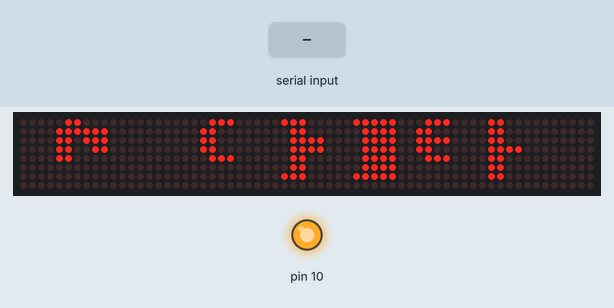
Bench run of a sketch on a simulated Arduino Uno, built with avr-gcc and run on an emulated ATmega328P. Parts: 64×8 LED matrix, output pins drawn as LEDs (lit = HIGH). Wiring (inferred from the names in the program): 8 × MAX7219 LED driver (orientation assumed): CS pin 8. The test bench sets the inputs (shaded band). Pins used as bus, display or sensor lines are not drawn; what the sketch prints to the serial monitor is not drawn.

Above: at 11.0 s.
11.1 s: byte 10 ('\n') received over Serial
At 15.92 s:
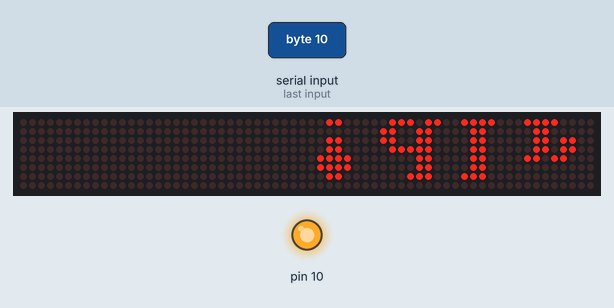
17.7 s: "0\n" received over Serial
At 18.99 s:
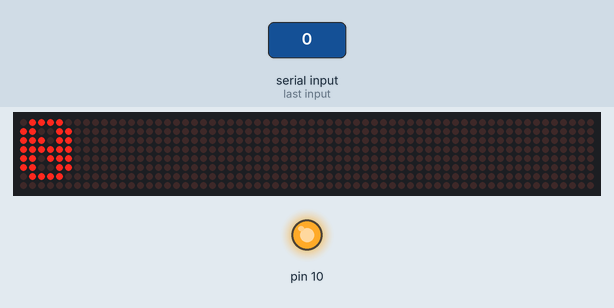
20.1 s: "2\n" received over Serial
At 22.06 s:
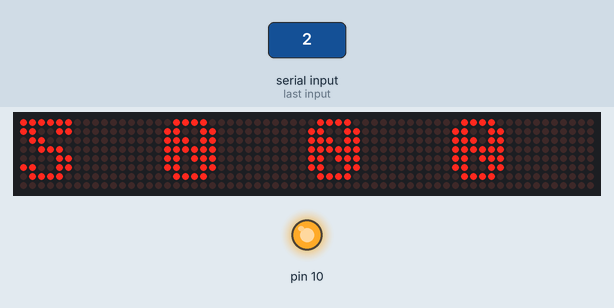
22.3 s: byte 10 ('\n') received over Serial
At 24.11 s:
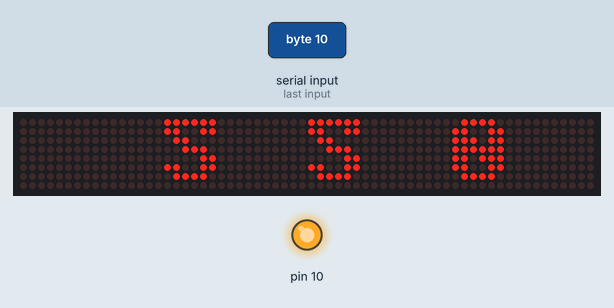
24.7 s: "1\n" received over Serial
At 26.16 s:
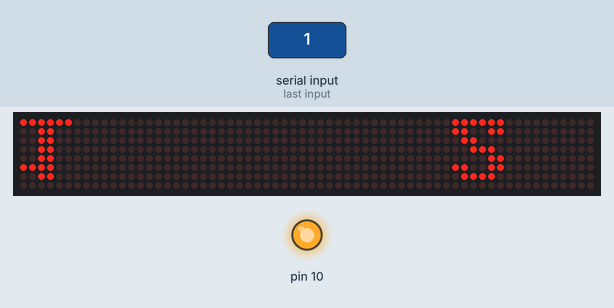

The sketch:

led_control.ino
```cpp
#include <SPI.h>
#include "font.cpp"
#include <avr/eeprom.h>

#define LOAD  8  // can be changed
#define CLK   13 // fixed by hardware SPI
#define DATA  11 // fixed by hardware SPI

#define ADDR_INTENSITY  0x0A
#define ADDR_SCAN_LIMIT 0x0B
#define ADDR_SHUTDOWN   0x0C
#define ADDR_TESTMODE   0x0F

#define N_PANELS 8
#define BUFFER_LEN (N_PANELS+1)*8

#define TEXT_BUFF_SIZE 80

#define SPI_SPEED 10000

uint8_t frame_buffer[BUFFER_LEN];
SPISettings spiSettings(SPI_SPEED, MSBFIRST, SPI_MODE0);

char message_receive_buff[TEXT_BUFF_SIZE];
char message_display_buff[TEXT_BUFF_SIZE] = "Hello world!";
uint8_t input_char_count = 0;
uint8_t message_size = 15;
bool string_complete = false;

void setRegister(uint8_t address, uint8_t value) {
  digitalWrite(LOAD, LOW);
  for(uint8_t n = 0; n < N_PANELS; n++){
    SPI.transfer(address);
    SPI.transfer(value);
  }
  digitalWrite(LOAD, HIGH);
  delay(1);
}

void serialEvent() {
  if(input_char_count >= TEXT_BUFF_SIZE){
    string_complete = true;
    return;
  }
  while (Serial.available()) {
    input_char_count++;
    char in_char = (char)Serial.read();
    if (in_char == '\n') {
      string_complete = true;
      return;
    }
    message_receive_buff[input_char_count] = in_char;
  }
}

void sendBuffer() {
    for (uint8_t col = 0; col < 8; col++) {
      digitalWrite(LOAD, LOW);
      for(uint8_t n = 0; n < N_PANELS; n++){
        SPI.transfer(col+1);
        SPI.transfer(frame_buffer[col + (N_PANELS-1-n)*8]);
      }
      digitalWrite(LOAD, HIGH);
      delay(1);
    }
}

void moveData(){
  memmove(frame_buffer,frame_buffer+1, BUFFER_LEN-1);
}

void loadData(uint8_t char_idx){
  const uint8_t* offset = font+char_idx*8;
  memcpy_P(frame_buffer, offset, (size_t) BUFFER_LEN);
}

void loadNewCharacter(uint8_t char_idx){
  const uint8_t* offset = font+char_idx*8;
  memcpy_P(frame_buffer+N_PANELS*8, offset, (size_t) 8);
}

void setup() {
  pinMode(LOAD, OUTPUT);
  pinMode(CLK, OUTPUT);
  pinMode(DATA, OUTPUT);

  SPI.begin();
  SPI.beginTransaction(spiSettings);

  setRegister(ADDR_TESTMODE, 0x00);
  setRegister(ADDR_INTENSITY, 0x01);
  setRegister(ADDR_SHUTDOWN, 0x01);
//  setRegister(ADDR_SCAN_LIMIT, 0x07);
  setRegister(ADDR_SCAN_LIMIT, 0x07);

  Serial.begin(115200);
  Serial.println("hi");

}

void loop() {
  for(uint8_t i = 0; i < message_size; i++){
    if(string_complete){
      memcpy(message_display_buff, message_receive_buff, TEXT_BUFF_SIZE);
      message_size = input_char_count;
      input_char_count = 0;
      string_complete = false;
      break;
    }
    loadNewCharacter(message_display_buff[i]);
    for(uint8_t col = 0; col < 8; col++){
      moveData();
      sendBuffer();
      delay(35);
    }
    delay(100);
  }

}
```

Source omitted: font.cpp (data table, 10346 bytes)

Measured:
- after the input at 11.1 s, the display: first differs from a run without the input after 4.5 s (image 1 shows a later state)
- after the input at 17.7 s, the display: first changes after 0.75 s (image 2 shows a later state)
- after the input at 20.1 s, the display: first differs from a run without the input after 1.6 s (image 3 shows a later state)
- after the input at 22.3 s, the display: first differs from a run without the input after 1.5 s (image 4 shows a later state)
- after the input at 24.7 s, the display: first differs from a run without the input after 1.1 s (image 5 shows a later state)
